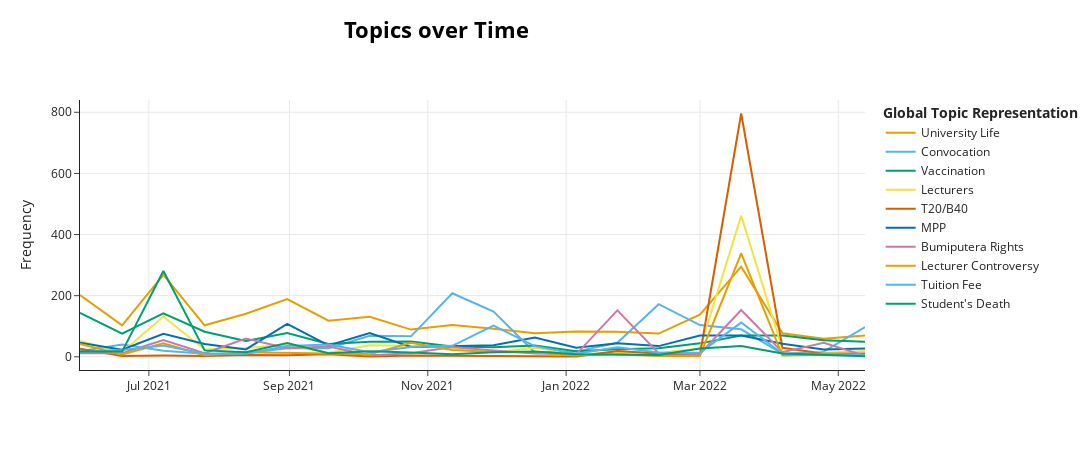

Notebook code cell kept with this figure:
### Code cell
go.Figure(topic_barchart)

### Figure 1 — Plotly figure (JSON) as saved in the notebook; plotly's stock layout.template omitted (floating-point values rounded to 4 significant figures)
{"data": [{"hoverinfo": "text", "hovertext": ["<b>Topic 0</b><br>Words: lagu, zaman, kawan, nyanyi, rindu", "<b>Topic 0</b><br>Words: lagu, rindu, kawan, zaman, jalan", "<b>Topic 0</b><br>Words: lagu, kawan, zaman, rindu, segamat", "<b>Topic 0</b><br>Words: lagu, kawan, zaman, rindu, bukit", "<b>Topic 0</b><br>Words: lagu, kawan, rindu, zaman, nyanyi", "<b>Topic 0</b><br>Words: kawan, lagu, zaman, rindu, segamat", "<b>Topic 0</b><br>Words: lagu, kawan, rindu, nyanyi, zaman", "<b>Topic 0</b><br>Words: lagu, rindu, jalan, kawan, zaman", "<b>Topic 0</b><br>Words: lagu, kawan, jalan, persiaran, zaman", "<b>Topic 0</b><br>Words: lagu, kawan, zaman, pergi, jalan", "<b>Topic 0</b><br>Words: lagu, kawan, zaman, jalan, nyanyi", "<b>Topic 0</b><br>Words: jalan, kawan, nanti, lagu, persiaran", "<b>Topic 0</b><br>Words: lagu, kawan, zaman, jalan, rindu", "<b>Topic 0</b><br>Words: kawan, lagu, nyanyi, jalan, zaman", "<b>Topic 0</b><br>Words: lagu, kawan, zaman, nyanyi, jalan", "<b>Topic 0</b><br>Words: lagu, kawan, zaman, nyanyi, segamat", "<b>Topic 0</b><br>Words: lagu, kawan, zaman, jalan, rindu", "<b>Topic 0</b><br>Words: lagu, cod, koyamaan, melati, mawar", "<b>Topic 0</b><br>Words: zaman, lagu, kawan, air, rindu", "<b>Topic 0</b><br>Words: lagu, jalan, kawan, zaman, pergi"], "marker": {"color": "#E69F00"}, "mode": "lines", "name": "University Life", "type": "scatter", "x": ["2021-05-31T15:21:36.280000+00:00", "2021-06-19T04:52:10+00:00", "2021-07-07T09:38:36+00:00", "2021-07-25T14:25:02+00:00", "2021-08-12T19:11:28+00:00", "2021-08-30T23:57:54+00:00", "2021-09-18T04:44:20+00:00", "2021-10-06T09:30:46+00:00", "2021-10-24T14:17:12+00:00", "2021-11-11T19:03:38+00:00", "2021-11-29T23:50:04+00:00", "2021-12-18T04:36:30+00:00", "2022-01-05T09:22:56+00:00", "2022-01-23T14:09:22+00:00", "2022-02-10T18:55:48+00:00", "2022-02-28T23:42:14+00:00", "2022-03-19T04:28:40+00:00", "2022-04-06T09:15:06+00:00", "2022-04-24T14:01:32+00:00", "2022-05-12T18:47:58+00:00"], "y": [202, 103, 268, 103, 141, 189, 118, 131, 89, 104, 92, 77, 83, 82, 76, 138, 295, 77, 59, 70]}, {"hoverinfo": "text", "hovertext": ["<b>Topic 2</b><br>Words: konvo, convo, tarikh, convocation, letak", "<b>Topic 2</b><br>Words: konvo, convo, yuran, bayar, convocation", "<b>Topic 2</b><br>Words: convo, konvo, batch, rm170, yuran", "<b>Topic 2</b><br>Words: konvo, convo, photoshoot, tuntut, transkrip", "<b>Topic 2</b><br>Words: convo, konvo, delay, jubah, skrol", "<b>Topic 2</b><br>Words: konvo, convo, screen, tunggu, tangguh", "<b>Topic 2</b><br>Words: konvo, convo, convocation, skrol, batch", "<b>Topic 2</b><br>Words: konvo, convo, batch, convocation, start", "<b>Topic 2</b><br>Words: konvo, convo, batch, uni, screen", "<b>Topic 2</b><br>Words: convo, konvo, convocation, uni, batch", "<b>Topic 2</b><br>Words: convo, konvo, convocation, batch, screen", "<b>Topic 2</b><br>Words: konvo, convo, convocation, dh, ahhaa", "<b>Topic 2</b><br>Words: konvo, convo, takagi, angah, graduation", "<b>Topic 2</b><br>Words: konvo, convo, tarikh, tangguh, tunggu", "<b>Topic 2</b><br>Words: konvo, convo, tangguh, postpone, postponed", "<b>Topic 2</b><br>Words: konvo, convo, tangguh, uni, graduation", "<b>Topic 2</b><br>Words: konvo, convo, tangguh, uni, batch", "<b>Topic 2</b><br>Words: convo, konvo, convocation, cibaiiu, lazada4youth", "<b>Topic 2</b><br>Words: convo, konvo, jun, postponed, minute", "<b>Topic 2</b><br>Words: convo, konvo, batch, tunggu, convocation"], "marker": {"color": "#56B4E9"}, "mode": "lines", "name": "Convocation", "type": "scatter", "x": ["2021-05-31T15:21:36.280000+00:00", "2021-06-19T04:52:10+00:00", "2021-07-07T09:38:36+00:00", "2021-07-25T14:25:02+00:00", "2021-08-12T19:11:28+00:00", "2021-08-30T23:57:54+00:00", "2021-09-18T04:44:20+00:00", "2021-10-06T09:30:46+00:00", "2021-10-24T14:17:12+00:00", "2021-11-11T19:03:38+00:00", "2021-11-29T23:50:04+00:00", "2021-12-18T04:36:30+00:00", "2022-01-05T09:22:56+00:00", "2022-01-23T14:09:22+00:00", "2022-02-10T18:55:48+00:00", "2022-02-28T23:42:14+00:00", "2022-03-19T04:28:40+00:00", "2022-04-06T09:15:06+00:00", "2022-04-24T14:01:32+00:00", "2022-05-12T18:47:58+00:00"], "y": [18, 40, 20, 10, 12, 28, 28, 69, 67, 208, 148, 14, 17, 46, 172, 104, 90, 10, 17, 97]}, {"hoverinfo": "text", "hovertext": ["<b>Topic 3</b><br>Words: puncak, alam, ppv, vaksin, pemberian", "<b>Topic 3</b><br>Words: puncak, ppv, alam, vaksin, shah", "<b>Topic 3</b><br>Words: puncak, alam, ppv, vaksin, dewan", "<b>Topic 3</b><br>Words: puncak, alam, ppv, vaksin, bulah", "<b>Topic 3</b><br>Words: puncak, alam, ppv, vaksin, tangga", "<b>Topic 3</b><br>Words: puncak, alam, ppv, vaksin, bulah", "<b>Topic 3</b><br>Words: puncak, alam, ppv, tangga, hospital", "<b>Topic 3</b><br>Words: puncak, alam, ppv, perdana, bas", "<b>Topic 3</b><br>Words: puncak, alam, segi, perdana, ppv", "<b>Topic 3</b><br>Words: puncak, alam, bas, bulah, ppv", "<b>Topic 3</b><br>Words: puncak, alam, agong, dewan, datc", "<b>Topic 3</b><br>Words: puncak, alam, perdana, ppv, gpms", "<b>Topic 3</b><br>Words: puncak, alam, hospital, vaksin, universiti", "<b>Topic 3</b><br>Words: puncak, alam, ppv, bas, hospital", "<b>Topic 3</b><br>Words: puncak, alam, tangga, hospital, ppv", "<b>Topic 3</b><br>Words: puncak, alam, universiti, hospital, shah", "<b>Topic 3</b><br>Words: puncak, alam, bas, pmi, ppv", "<b>Topic 3</b><br>Words: alam, puncak, bangi, bulah, delivery", "<b>Topic 3</b><br>Words: puncak, alam, bas, bulah, segi", "<b>Topic 3</b><br>Words: puncak, alam, bas, sentral, rapid"], "marker": {"color": "#009E73"}, "mode": "lines", "name": "Vaccination", "type": "scatter", "x": ["2021-05-31T15:21:36.280000+00:00", "2021-06-19T04:52:10+00:00", "2021-07-07T09:38:36+00:00", "2021-07-25T14:25:02+00:00", "2021-08-12T19:11:28+00:00", "2021-08-30T23:57:54+00:00", "2021-09-18T04:44:20+00:00", "2021-10-06T09:30:46+00:00", "2021-10-24T14:17:12+00:00", "2021-11-11T19:03:38+00:00", "2021-11-29T23:50:04+00:00", "2021-12-18T04:36:30+00:00", "2022-01-05T09:22:56+00:00", "2022-01-23T14:09:22+00:00", "2022-02-10T18:55:48+00:00", "2022-02-28T23:42:14+00:00", "2022-03-19T04:28:40+00:00", "2022-04-06T09:15:06+00:00", "2022-04-24T14:01:32+00:00", "2022-05-12T18:47:58+00:00"], "y": [144, 76, 142, 82, 52, 78, 42, 49, 50, 34, 31, 37, 18, 25, 28, 44, 70, 70, 54, 49]}, {"hoverinfo": "text", "hovertext": ["<b>Topic 5</b><br>Words: lecturer, agak, siapa, tahu, student", "<b>Topic 5</b><br>Words: lecturer, kawad, srjk, agak, kaw", "<b>Topic 5</b><br>Words: lecturer, student, kes, kawad, lecturers", "<b>Topic 5</b><br>Words: lecturer, badminton, agak, baik, siapa", "<b>Topic 5</b><br>Words: lecturer, kaw, harap, student, awkward", "<b>Topic 5</b><br>Words: lecturer, alhamdulilah, nawa, agak, insyaallah", "<b>Topic 5</b><br>Words: lecturer, kawad, online, kelas, sepah", "<b>Topic 5</b><br>Words: lecturer, kawad, baik, teknikal, memperbaiki", "<b>Topic 5</b><br>Words: kawad, lecturer, online, penama, berdisiplin", "<b>Topic 5</b><br>Words: lecturer, harap, english, melebih, ibrahim", "<b>Topic 5</b><br>Words: lecturer, main, ppi, english, badminton", "<b>Topic 5</b><br>Words: lecturer, agak, alhamdulilah, tahu, badminton", "<b>Topic 5</b><br>Words: lecturer, babe, handwritten, juling, bomb", "<b>Topic 5</b><br>Words: lecturer, iler, tahu, lucy, akhir", "<b>Topic 5</b><br>Words: lecturer, kawad, pelajaran, tahu, cepat", "<b>Topic 5</b><br>Words: alhamdulilah, lecturer, kelas, baik, dekan", "<b>Topic 5</b><br>Words: lecturer, viral, student, baik, kes", "<b>Topic 5</b><br>Words: lecturer, siapa, jual, isb566, tac451", "<b>Topic 5</b><br>Words: lecturer, tvi, tahu, penah, keraih", "<b>Topic 5</b><br>Words: lecturer, kaw, tahu, kucing, fake"], "marker": {"color": "#F0E442"}, "mode": "lines", "name": "Lecturers", "type": "scatter", "x": ["2021-05-31T15:21:36.280000+00:00", "2021-06-19T04:52:10+00:00", "2021-07-07T09:38:36+00:00", "2021-07-25T14:25:02+00:00", "2021-08-12T19:11:28+00:00", "2021-08-30T23:57:54+00:00", "2021-09-18T04:44:20+00:00", "2021-10-06T09:30:46+00:00", "2021-10-24T14:17:12+00:00", "2021-11-11T19:03:38+00:00", "2021-11-29T23:50:04+00:00", "2021-12-18T04:36:30+00:00", "2022-01-05T09:22:56+00:00", "2022-01-23T14:09:22+00:00", "2022-02-10T18:55:48+00:00", "2022-02-28T23:42:14+00:00", "2022-03-19T04:28:40+00:00", "2022-04-06T09:15:06+00:00", "2022-04-24T14:01:32+00:00", "2022-05-12T18:47:58+00:00"], "y": [52, 15, 132, 24, 29, 39, 13, 38, 36, 30, 14, 30, 9, 13, 13, 26, 462, 25, 13, 19]}, {"hoverinfo": "text", "hovertext": ["<b>Topic 6</b><br>Words: sexual, harassment, b40, police, allegations", "<b>Topic 6</b><br>Words: b40, empathised, bm115, case, headquarters", "<b>Topic 6</b><br>Words: b40, anak, isolated, duduk, kabel", "<b>Topic 6</b><br>Words: duduk, lab, sibuk, dewan, b40", "<b>Topic 6</b><br>Words: b40, bumiputera, asb, t20, rm200k", "<b>Topic 6</b><br>Words: b40, m40, t20, golongan, mrsm", "<b>Topic 6</b><br>Words: b40, t20, golongan, m40, mara", "<b>Topic 6</b><br>Words: bilik, b40, t20, golongan, mengajar", "<b>Topic 6</b><br>Words: tolerance, harassment, sexual, b40, berleluasa", "<b>Topic 6</b><br>Words: keluarga, pendapatan, faedahnya, pengambilannya, kaum", "<b>Topic 6</b><br>Words: golongan, t20, sbp, korupsi, carikan", "<b>Topic 6</b><br>Words: b40, bumiputera, deb, anak, vip", "<b>Topic 6</b><br>Words: duduk, stress, b40, t20, golongan", "<b>Topic 6</b><br>Words: b40, t20, m40, bumi, anak", "<b>Topic 6</b><br>Words: b40, sexual, harassment, t20, duduk", "<b>Topic 6</b><br>Words: b40, u21, gender, t20, pointer", "<b>Topic 6</b><br>Words: b40, t20, golongan, mengajar, duduk", "<b>Topic 6</b><br>Words: b40, t20, golongan, m40, masuk", "<b>Topic 6</b><br>Words: b40, t20, anak, affordable, masuk", "<b>Topic 6</b><br>Words: b40, t20, paling, menyambut, duduk"], "marker": {"color": "#D55E00"}, "mode": "lines", "name": "T20/B40", "type": "scatter", "x": ["2021-05-31T15:21:36.280000+00:00", "2021-06-19T04:52:10+00:00", "2021-07-07T09:38:36+00:00", "2021-07-25T14:25:02+00:00", "2021-08-12T19:11:28+00:00", "2021-08-30T23:57:54+00:00", "2021-09-18T04:44:20+00:00", "2021-10-06T09:30:46+00:00", "2021-10-24T14:17:12+00:00", "2021-11-11T19:03:38+00:00", "2021-11-29T23:50:04+00:00", "2021-12-18T04:36:30+00:00", "2022-01-05T09:22:56+00:00", "2022-01-23T14:09:22+00:00", "2022-02-10T18:55:48+00:00", "2022-02-28T23:42:14+00:00", "2022-03-19T04:28:40+00:00", "2022-04-06T09:15:06+00:00", "2022-04-24T14:01:32+00:00", "2022-05-12T18:47:58+00:00"], "y": [26, 3, 4, 3, 6, 5, 8, 1, 4, 3, 3, 2, 1, 19, 11, 6, 796, 30, 10, 11]}, {"hoverinfo": "text", "hovertext": ["<b>Topic 7</b><br>Words: kejuruteraan, kasih, terima, mahasiswa, sesi", "<b>Topic 7</b><br>Words: perwakilan, kejuruteraan, kasih, terima, mahasiswa", "<b>Topic 7</b><br>Words: perwakilan, jepak, kasih, terima, jawatankuasa", "<b>Topic 7</b><br>Words: perwakilan, kasih, terima, cawangan, sesi", "<b>Topic 7</b><br>Words: perwakilan, kasih, sesi, terima, cawangan", "<b>Topic 7</b><br>Words: kasih, terima, sesi, perwakilan, cawangan", "<b>Topic 7</b><br>Words: kasih, terima, sesi, perwakilan, sekian", "<b>Topic 7</b><br>Words: kasih, terima, perwakilan, sesi, cawangan", "<b>Topic 7</b><br>Words: kasih, terima, sesi, perwakilan, sekian", "<b>Topic 7</b><br>Words: kasih, terima, perwakilan, sesi, sekian", "<b>Topic 7</b><br>Words: kasih, terima, perwakilan, majlis, cawangan", "<b>Topic 7</b><br>Words: kasih, terima, perwakilan, sesi, cawangan", "<b>Topic 7</b><br>Words: perwakilan, sesi, majlis, mahasiswa, kasih", "<b>Topic 7</b><br>Words: kasih, perwakilan, terima, mahasiswa, cawangan", "<b>Topic 7</b><br>Words: kasih, terima, perwakilan, sesi, mahasiswa", "<b>Topic 7</b><br>Words: kasih, perwakilan, terima, sesi, mahasiswa", "<b>Topic 7</b><br>Words: kasih, terima, perwakilan, sesi, cawangan", "<b>Topic 7</b><br>Words: dibaca, perwakilan, mahasiswa, sesi, cawangan", "<b>Topic 7</b><br>Words: perwakilan, sesi, dibaca, cawangan, majlis", "<b>Topic 7</b><br>Words: sesi, kasih, perwakilan, terima, mahasiswa"], "marker": {"color": "#0072B2"}, "mode": "lines", "name": "MPP", "type": "scatter", "x": ["2021-05-31T15:21:36.280000+00:00", "2021-06-19T04:52:10+00:00", "2021-07-07T09:38:36+00:00", "2021-07-25T14:25:02+00:00", "2021-08-12T19:11:28+00:00", "2021-08-30T23:57:54+00:00", "2021-09-18T04:44:20+00:00", "2021-10-06T09:30:46+00:00", "2021-10-24T14:17:12+00:00", "2021-11-11T19:03:38+00:00", "2021-11-29T23:50:04+00:00", "2021-12-18T04:36:30+00:00", "2022-01-05T09:22:56+00:00", "2022-01-23T14:09:22+00:00", "2022-02-10T18:55:48+00:00", "2022-02-28T23:42:14+00:00", "2022-03-19T04:28:40+00:00", "2022-04-06T09:15:06+00:00", "2022-04-24T14:01:32+00:00", "2022-05-12T18:47:58+00:00"], "y": [46, 23, 75, 42, 24, 108, 37, 78, 32, 36, 38, 63, 30, 44, 35, 70, 70, 43, 24, 27]}, {"hoverinfo": "text", "hovertext": ["<b>Topic 12</b><br>Words: melayu, bumiputera, rasuk, bahasa, pertikaikan", "<b>Topic 12</b><br>Words: melayu, bumiputera, hak, dap, bahasa", "<b>Topic 12</b><br>Words: melayu, bumiputera, hak, sekolah, bumi", "<b>Topic 12</b><br>Words: melayu, cina, bumiputera, hak, bahasa", "<b>Topic 12</b><br>Words: melayu, bumiputera, hak, cina, sekolah", "<b>Topic 12</b><br>Words: melayu, bahasa, cina, bumiputera, bumi", "<b>Topic 12</b><br>Words: melayu, bumiputera, bumi, hak, sekolah", "<b>Topic 12</b><br>Words: melayu, bumiputera, prakash, tombak, lubalang", "<b>Topic 12</b><br>Words: bahasa, melayu, inggeris, berbahasa, fasih", "<b>Topic 12</b><br>Words: melayu, bumiputera, bahasa, sekolah, kaum", "<b>Topic 12</b><br>Words: melayu, sekolah, kuota, kaum, bumiputera", "<b>Topic 12</b><br>Words: melayu, kah, bumi, sekolah, cina", "<b>Topic 12</b><br>Words: melayu, bahasa, pelindung, hak, arab", "<b>Topic 12</b><br>Words: melayu, sekolah, bumiputera, bumi, vernakular", "<b>Topic 12</b><br>Words: melayu, bumiputera, hak, cina, sekolah", "<b>Topic 12</b><br>Words: melayu, bahasa, bumiputera, bumi, inggeris", "<b>Topic 12</b><br>Words: melayu, bumiputera, hak, bumi, masuk", "<b>Topic 12</b><br>Words: melayu, bumiputera, hak, masuk, bangsa", "<b>Topic 12</b><br>Words: melayu, bumiputera, hak, cina, kaum", "<b>Topic 12</b><br>Words: melayu, kopra, pemurah, bumiputera, savage"], "marker": {"color": "#CC79A7"}, "mode": "lines", "name": "Bumiputera Rights", "type": "scatter", "x": ["2021-05-31T15:21:36.280000+00:00", "2021-06-19T04:52:10+00:00", "2021-07-07T09:38:36+00:00", "2021-07-25T14:25:02+00:00", "2021-08-12T19:11:28+00:00", "2021-08-30T23:57:54+00:00", "2021-09-18T04:44:20+00:00", "2021-10-06T09:30:46+00:00", "2021-10-24T14:17:12+00:00", "2021-11-11T19:03:38+00:00", "2021-11-29T23:50:04+00:00", "2021-12-18T04:36:30+00:00", "2022-01-05T09:22:56+00:00", "2022-01-23T14:09:22+00:00", "2022-02-10T18:55:48+00:00", "2022-02-28T23:42:14+00:00", "2022-03-19T04:28:40+00:00", "2022-04-06T09:15:06+00:00", "2022-04-24T14:01:32+00:00", "2022-05-12T18:47:58+00:00"], "y": [12, 12, 55, 12, 60, 28, 34, 5, 12, 32, 21, 11, 8, 152, 12, 9, 153, 15, 46, 3]}, {"hoverinfo": "text", "hovertext": ["<b>Topic 15</b><br>Words: dakwaan, seksual, gangguan, tindakan, pensyarah", "<b>Topic 15</b><br>Words: pelajar, pensyarah, interna, isytiharkan, masuknya", "<b>Topic 15</b><br>Words: tindakan, pelajar, pensyarah, ambil, isu", "<b>Topic 15</b><br>Words: tular, positif, sosial, berita, muji", "<b>Topic 15</b><br>Words: positif, bersikap, meninggalkan, pengguna, lisan", "<b>Topic 15</b><br>Words: terbaik, kenyataan, tindakan, isu, pelajar", "<b>Topic 15</b><br>Words: dizahirkan, undang, berita, bantuan, pensyarah", "<b>Topic 15</b><br>Words: tindakan, sektor, pelajar, isu, teknikal", "<b>Topic 15</b><br>Words: positif, pelajar, asia, rankings, covid", "<b>Topic 15</b><br>Words: pelajar, covid, tindakan, program, positif", "<b>Topic 15</b><br>Words: rankings, kedudukan, penarafan, greenmetric, university", "<b>Topic 15</b><br>Words: pelajar, tindakan, staf, pensyarah, ambil", "<b>Topic 15</b><br>Words: diberikeutamaan, memadam, rumi, menyamai, mundur", "<b>Topic 15</b><br>Words: kes, pensyarah, mendiamkan, tular, pelajar", "<b>Topic 15</b><br>Words: bersedia, kenyataan, senior, mac, staff", "<b>Topic 15</b><br>Words: positif, keperluan, kebarangkalian, berlakunya, bersikap", "<b>Topic 15</b><br>Words: tindakan, pensyarah, pelajar, tular, ambil", "<b>Topic 15</b><br>Words: pensyarah, membendung, penularan, terlupa, tular", "<b>Topic 15</b><br>Words: polis, kelab, buang, pensyarah, bantuan", "<b>Topic 15</b><br>Words: barat, diracun, pelik, university, selangortv"], "marker": {"color": "#E69F00"}, "mode": "lines", "name": "Lecturer Controversy", "type": "scatter", "x": ["2021-05-31T15:21:36.280000+00:00", "2021-06-19T04:52:10+00:00", "2021-07-07T09:38:36+00:00", "2021-07-25T14:25:02+00:00", "2021-08-12T19:11:28+00:00", "2021-08-30T23:57:54+00:00", "2021-09-18T04:44:20+00:00", "2021-10-06T09:30:46+00:00", "2021-10-24T14:17:12+00:00", "2021-11-11T19:03:38+00:00", "2021-11-29T23:50:04+00:00", "2021-12-18T04:36:30+00:00", "2022-01-05T09:22:56+00:00", "2022-01-23T14:09:22+00:00", "2022-02-10T18:55:48+00:00", "2022-02-28T23:42:14+00:00", "2022-03-19T04:28:40+00:00", "2022-04-06T09:15:06+00:00", "2022-04-24T14:01:32+00:00", "2022-05-12T18:47:58+00:00"], "y": [42, 8, 44, 5, 15, 14, 11, 8, 46, 22, 16, 15, 4, 8, 3, 3, 338, 4, 7, 6]}, {"hoverinfo": "text", "hovertext": ["<b>Topic 17</b><br>Words: yuran, murah, duit, bayar, refund", "<b>Topic 17</b><br>Words: yuran, duit, murah, bayar, refund", "<b>Topic 17</b><br>Words: yuran, bayar, duit, murah, refund", "<b>Topic 17</b><br>Words: bank, islam, yuran, kad, bayar", "<b>Topic 17</b><br>Words: yuran, bank, islam, duit, bayar", "<b>Topic 17</b><br>Words: yuran, duit, murah, pin, bayar", "<b>Topic 17</b><br>Words: yuran, duit, bayar, bank, murah", "<b>Topic 17</b><br>Words: yuran, duit, refund, bayar, harga", "<b>Topic 17</b><br>Words: yuran, bayar, refund, duit, bank", "<b>Topic 17</b><br>Words: yuran, refund, duit, bank, bayar", "<b>Topic 17</b><br>Words: refund, yuran, duit, bank, islam", "<b>Topic 17</b><br>Words: refund, yuran, duit, islamic, bayar", "<b>Topic 17</b><br>Words: yuran, bayar, bank, refund, turnitin", "<b>Topic 17</b><br>Words: yuran, murah, bank, refund, duit", "<b>Topic 17</b><br>Words: yuran, bayar, refund, duit, menyusahkan", "<b>Topic 17</b><br>Words: yuran, bayar, duit, menyusahkan, refund", "<b>Topic 17</b><br>Words: yuran, duit, murah, bayar, refund", "<b>Topic 17</b><br>Words: yuran, bayar, duit, kad, bank", "<b>Topic 17</b><br>Words: yuran, bayar, duit, croc, apedehal", "<b>Topic 17</b><br>Words: yuran, bank, bayar, murah, dipercepatkan"], "marker": {"color": "#56B4E9"}, "mode": "lines", "name": "Tuition Fee", "type": "scatter", "x": ["2021-05-31T15:21:36.280000+00:00", "2021-06-19T04:52:10+00:00", "2021-07-07T09:38:36+00:00", "2021-07-25T14:25:02+00:00", "2021-08-12T19:11:28+00:00", "2021-08-30T23:57:54+00:00", "2021-09-18T04:44:20+00:00", "2021-10-06T09:30:46+00:00", "2021-10-24T14:17:12+00:00", "2021-11-11T19:03:38+00:00", "2021-11-29T23:50:04+00:00", "2021-12-18T04:36:30+00:00", "2022-01-05T09:22:56+00:00", "2022-01-23T14:09:22+00:00", "2022-02-10T18:55:48+00:00", "2022-02-28T23:42:14+00:00", "2022-03-19T04:28:40+00:00", "2022-04-06T09:15:06+00:00", "2022-04-24T14:01:32+00:00", "2022-05-12T18:47:58+00:00"], "y": [16, 22, 37, 10, 10, 35, 40, 15, 32, 36, 102, 35, 10, 31, 14, 13, 112, 10, 10, 7]}, {"hoverinfo": "text", "hovertext": ["<b>Topic 18</b><br>Words: semoga, dimurahkan, dunia, dana, veri", "<b>Topic 18</b><br>Words: semoga, rezeki, dimurahkan, meninggal, dipermudahkan", "<b>Topic 18</b><br>Words: meninggal, semoga, takziah, arwah, fatihah", "<b>Topic 18</b><br>Words: semoga, hijrah, dicucuri, rahmat, meninggal", "<b>Topic 18</b><br>Words: semoga, meninggal, rezeki, aib, fatihah", "<b>Topic 18</b><br>Words: semoga, rezeki, chut, dimurahkan, meninggal", "<b>Topic 18</b><br>Words: semoga, pagi, uncle, meninggal, mustaza", "<b>Topic 18</b><br>Words: semoga, arwah, takziah, ditempatkan, moga", "<b>Topic 18</b><br>Words: semoga, moga, ditempatkan, meninggal, interpersonalist", "<b>Topic 18</b><br>Words: semoga, faten, interpersonalist, moga, saudari", "<b>Topic 18</b><br>Words: semoga, sihat, interpersonalist, rezeki, meninggal", "<b>Topic 18</b><br>Words: semoga, takziah, rezeki, meninggal, dipermudahkan", "<b>Topic 18</b><br>Words: semoga, minggu, rezeki, kuliah, giveaway", "<b>Topic 18</b><br>Words: semoga, minggu, meninggal, nabi, takziah", "<b>Topic 18</b><br>Words: moga, pagi, amin, semoga, rugi", "<b>Topic 18</b><br>Words: semoga, alhamdulillah, arwah, rezeki, meninggal", "<b>Topic 18</b><br>Words: hati, rezeki, semoga, meninggal, pagi", "<b>Topic 18</b><br>Words: semoga, rezeki, dimurahkan, amin, meninggal", "<b>Topic 18</b><br>Words: semoga, rezeki, dimurahkan, titipkan, dihulur", "<b>Topic 18</b><br>Words: dirawat, april, rumahnya, kebakaran, rapi"], "marker": {"color": "#009E73"}, "mode": "lines", "name": "Student's Death", "type": "scatter", "x": ["2021-05-31T15:21:36.280000+00:00", "2021-06-19T04:52:10+00:00", "2021-07-07T09:38:36+00:00", "2021-07-25T14:25:02+00:00", "2021-08-12T19:11:28+00:00", "2021-08-30T23:57:54+00:00", "2021-09-18T04:44:20+00:00", "2021-10-06T09:30:46+00:00", "2021-10-24T14:17:12+00:00", "2021-11-11T19:03:38+00:00", "2021-11-29T23:50:04+00:00", "2021-12-18T04:36:30+00:00", "2022-01-05T09:22:56+00:00", "2022-01-23T14:09:22+00:00", "2022-02-10T18:55:48+00:00", "2022-02-28T23:42:14+00:00", "2022-03-19T04:28:40+00:00", "2022-04-06T09:15:06+00:00", "2022-04-24T14:01:32+00:00", "2022-05-12T18:47:58+00:00"], "y": [17, 17, 281, 21, 15, 45, 12, 18, 14, 8, 15, 17, 8, 7, 6, 27, 35, 11, 6, 2]}], "layout": {"height": 450, "hoverlabel": {"bgcolor": "white", "font": {"family": "Rockwell", "size": 16}}, "legend": {"title": {"text": "<b>Global Topic Representation"}}, "title": {"font": {"color": "Black", "size": 22}, "text": "<b>Topics over Time", "x": 0.4, "xanchor": "center", "y": 0.95, "yanchor": "top"}, "width": 1250, "xaxis": {"showgrid": true}, "yaxis": {"showgrid": true, "title": {"text": "Frequency"}}}}
